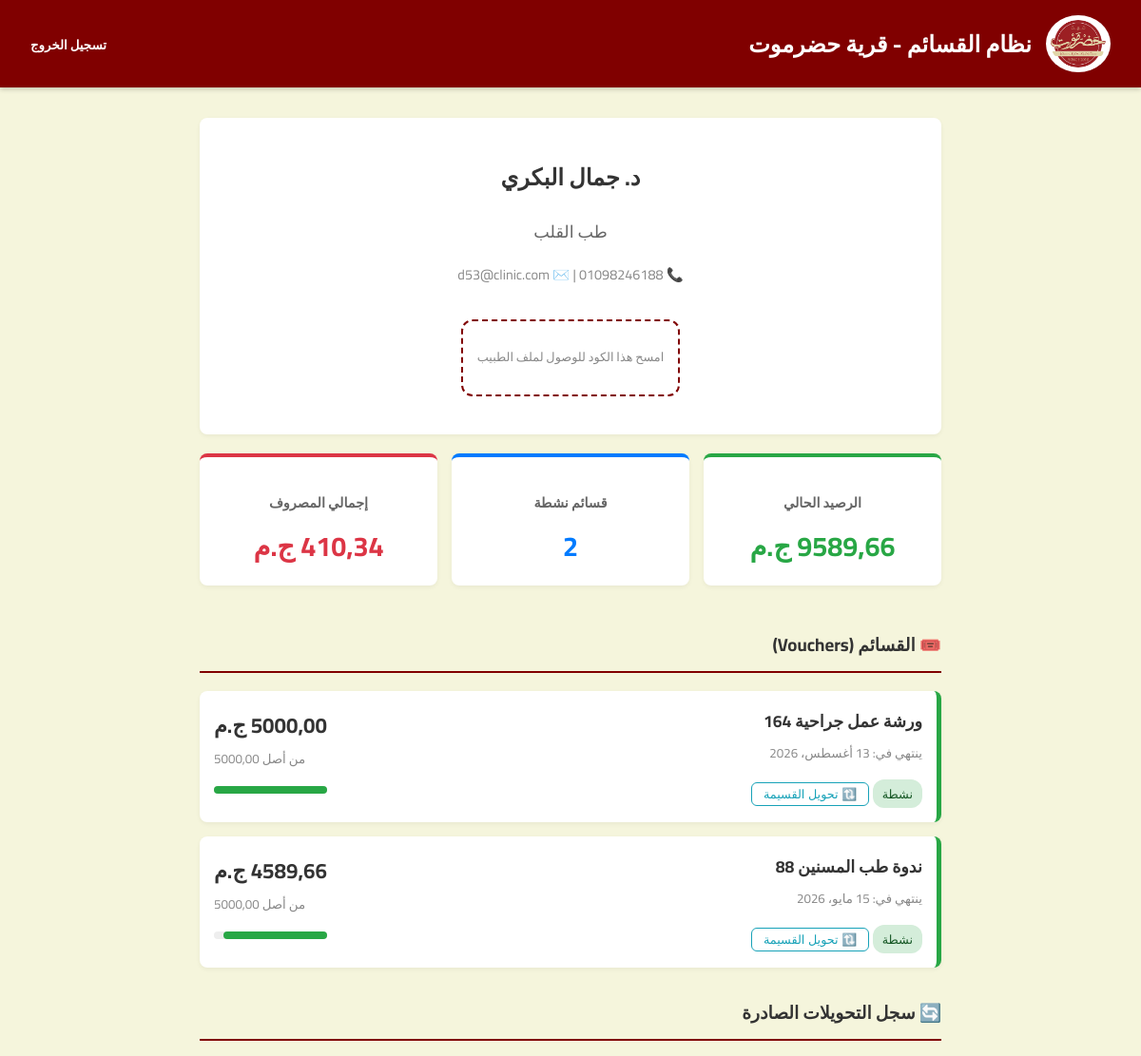
Page /ar/doctor/55/ (signed in, upper part) on the earlier database version.
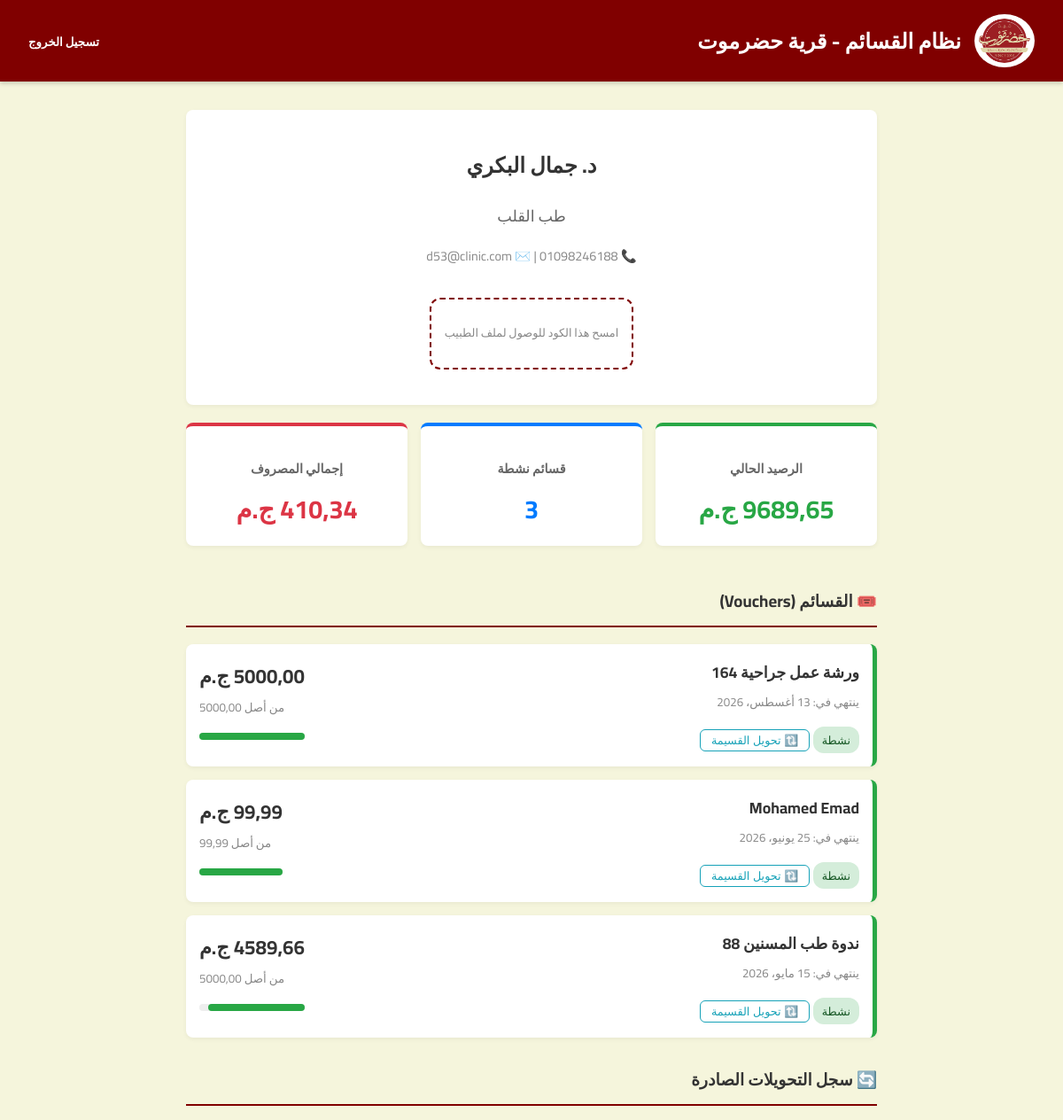
Same page on the later database version.
### events/models.py (models this page shows, shortened)
class Voucher(models.Model):
    doctor = models.ForeignKey('accounts.Doctor', on_delete=models.CASCADE, related_name='vouchers', verbose_name=_('Doctor'))
    event = models.ForeignKey(Event, on_delete=models.CASCADE, related_name='vouchers', verbose_name=_('Event'), null=True, blank=True)
    company = models.ForeignKey('core.PharmaceuticalCompany', on_delete=models.SET_NULL, verbose_name=_('Company'), null=True, blank=True)
    initial_value = models.DecimalField(_('Initial Value'), max_digits=10, decimal_places=2)
    current_balance = models.DecimalField(_('Current Balance'), max_digits=10, decimal_places=2)
    issue_date = models.DateField(_('Issue Date'), auto_now_add=True)
    expiry_date = models.DateField(_('Expiry Date'))
    is_active = models.BooleanField(_('Is Active'), default=True)
    notes = models.TextField(_('Notes'), blank=True, null=True)
    created_at = models.DateTimeField(_('Created At'), auto_now_add=True)
    updated_at = models.DateTimeField(_('Updated At'), auto_now=True)
    class Meta:
        verbose_name = _('Voucher')
        verbose_name_plural = _('Vouchers')

class Event(models.Model):
    class PaymentTypes(models.TextChoices):
        CASH = 'CASH', _('Cash')
        DEFERRED = 'DEFERRED', _('Deferred')
    name = models.CharField(_('Name'), max_length=255)
    date = models.DateField(_('Date'))
    company = models.ForeignKey('core.PharmaceuticalCompany', on_delete=models.CASCADE, verbose_name=_('Company'))
    payment_type = models.CharField(_('Payment Type'), max_length=10, choices=PaymentTypes.choices, default=PaymentTypes.DEFERRED)
    voucher_value = models.DecimalField(_('Voucher Value'), max_digits=10, decimal_places=2)
    voucher_expiry_days = models.IntegerField(_('Voucher Expiry Days'), default=90)
    doctors = models.ManyToManyField('accounts.Doctor', related_name='events', blank=True, verbose_name=_('Doctors'))
    delegates = models.ManyToManyField('accounts.Delegate', related_name='events', blank=True, verbose_name=_('Delegates'))
    specialties = models.ManyToManyField('accounts.Specialty', related_name='events', blank=True, verbose_name=_('Specialties'))
    notes = models.TextField(_('Notes'), blank=True, null=True)
    created_at = models.DateTimeField(_('Created At'), auto_now_add=True)
    updated_at = models.DateTimeField(_('Updated At'), auto_now=True)
    class Meta:
        verbose_name = _('Event')
        verbose_name_plural = _('Events')

### core/views.py (the view)
# urls.py: path('doctor/<int:pk>/', DoctorProfileView.as_view(), name='doctor_profile'),
class DoctorProfileView(LoginRequiredMixin, DetailView):
    model = Doctor
    template_name = 'core/doctor_profile.html'
    context_object_name = 'doctor'
    def dispatch(self, request, *args, **kwargs):
        user = request.user
        doctor_to_view = self.get_object()
        if user.is_superuser or user.is_staff:
            return super().dispatch(request, *args, **kwargs)
        if user.type == 'VENDOR':
            vendor = getattr(user, 'vendor_profile', None)
            if vendor and vendor.role == 'ADMIN':
                return super().dispatch(request, *args, **kwargs)
            raise PermissionDenied("ليس لديك صلاحية لعرض الملف الكامل للطبيب.")
        if user.type == 'DOCTOR':
            if hasattr(user, 'doctor_profile') and user.doctor_profile == doctor_to_view:
                return super().dispatch(request, *args, **kwargs)
        raise PermissionDenied("ليس لديك صلاحية لعرض هذا الملف.")
    def get_context_data(self, **kwargs):
        context = super().get_context_data(**kwargs)
        vouchers = self.object.vouchers.all().order_by('-expiry_date')
        active_vouchers = vouchers.filter(is_active=True)
        context['vouchers'] = vouchers
        context['total_balance'] = active_vouchers.aggregate(Sum('current_balance'))['current_balance__sum'] or Decimal('0.00')
        context['active_vouchers_count'] = active_vouchers.count()
        context['expired_vouchers_count'] = vouchers.filter(is_active=False).count()
        context['transactions'] = Transaction.objects.filter(doctor=self.object).order_by('-transaction_date')
        context['total_spent'] = Transaction.objects.filter(doctor=self.object).aggregate(
            total=Sum('total_deducted'))['total'] or Decimal('0.00')
        context['transfers_made'] = self.object.transfers_made.all().order_by('-transfer_date')
        return context

### accounts/models.py (called while the page is built)
    def __str__(self):
        return self.name

### templates/core/doctor_profile.html (shortened to what the changed rows need)
{% extends "base.html" %}
{% block content %}
<div style="max-width: 800px; margin: 0 auto; padding: 0 10px; box-sizing: border-box;">
    <div class="card" style="text-align: center; margin-bottom: 20px; position: relative;">
        <h2 style="margin-bottom: 5px;">{{ doctor.name }}</h2>
    </div>
    <div class="stats-container">
        <div class="card stat-card" style="border-top: 4px solid #28a745;">
            <h4 style="color: #666; margin-bottom: 5px; font-size: 0.9rem;">الرصيد الحالي</h4>
            <p style="font-size: 1.8rem; font-weight: bold; color: #28a745; margin: 0;">{{ total_balance|floatformat:2 }} ج.م</p>
        </div>
        <div class="card stat-card" style="border-top: 4px solid #007bff;">
            <h4 style="color: #666; margin-bottom: 5px; font-size: 0.9rem;">قسائم نشطة</h4>
            <p style="font-size: 1.8rem; font-weight: bold; color: #007bff; margin: 0;">{{ active_vouchers_count }}</p>
        </div>
    </div>
    <div style="margin-bottom: 30px;">
        {% for voucher in vouchers %}
        <div class="card voucher-card" style="border-right: 5px solid {% if voucher.is_active %}#28a745{% else %}#dc3545{% endif %};">
            <div class="voucher-left">
                <strong style="font-size: 1.1rem; display: block; margin-bottom: 5px;">{{ voucher.event.name }}</strong>
                <small style="color: #888; display: block; margin-bottom: 8px;">ينتهي في: {{ voucher.expiry_date }}</small>
                {% if voucher.is_active %}
                    <span style="background: #d4edda; color: #155724; padding: 3px 10px; border-radius: 12px; font-size: 0.8rem; display: inline-block;">نشطة</span>
                    {% if request.user.type == 'DOCTOR' and request.user.doctor_profile == doctor %}
                    <button type="button" onclick="openTransferModal({{ voucher.id }})" style="display: inline-block; font-size: 0.8rem; margin-top: 10px; cursor: pointer; border: 1px solid #17a2b8; background: transparent; color: #17a2b8; border-radius: 6px; padding: 4px 12px; transition: all 0.2s ease;">
                        🔃 تحويل القسيمة
                    </button>
                    {% endif %}
                {% else %}
                    <span style="background: #f8d7da; color: #721c24; padding: 3px 10px; border-radius: 12px; font-size: 0.8rem; display: inline-block;">منتهية</span>
                {% endif %}
            </div>
            <div class="voucher-right">
                <span style="font-size: 1.4rem; font-weight: bold; display: block; margin-bottom: 2px;">{{ voucher.current_balance|floatformat:2 }} ج.م</span>
                <small style="color: #888; display: block; margin-bottom: 8px;">من أصل {{ voucher.initial_value|floatformat:2 }}</small>
                <div style="display: inline-block; width: 100%; max-width: 150px; height: 8px; background: #eee; border-radius: 4px; margin-top: 5px; margin-bottom: 5px;">
                    {% widthratio voucher.current_balance voucher.initial_value 100 as pct %}
                    <div style="width: {% widthratio voucher.current_balance voucher.initial_value 100 %}%; height: 100%; background: {% if voucher.is_active %}#28a745{% else %}#dc3545{% endif %}; border-radius: 4px;"></div>
                </div>
            </div>
        </div>
        {% empty %}
        <p style="text-align: center; color: #888; padding: 20px;">لا توجد قسائم.</p>
        {% endfor %}
    </div>
</div>
{% endblock %}

Differences in the rows shown:
added Voucher: event.name "Mohamed Emad", expiry_date "25 يونيو، 2026", current_balance "99,99", initial_value "99,99", is_active True (drawn)
Other differences:
{{ total_balance|floatformat:2 }}: "9589,66" → "9689,65"
{{ active_vouchers_count }}: "2" → "3"
